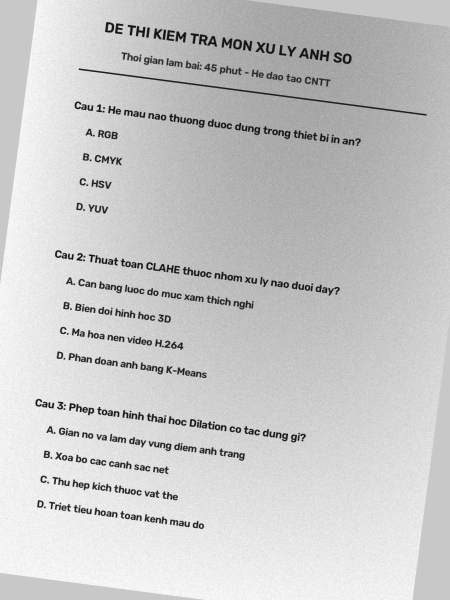
#> input picture test_images/sample_exam_tilted.jpg, 900 x 1200 px (shown at 1/2 size)
$ python test_dip_step1.py --image ../test_images/sample_exam_tilted.jpg
#> lines starting #> are read from the running program, lines starting #| are printed output that depends on the picture; after the words box and inside, x2 and y2 are one past the last pixel; in counts of white or black regions, pixels touching at a corner belong together
### src/dip_processor.py
"""Module Xử lý ảnh số (Digital Image Processing - DIP) cho Hệ thống SINE.

Cung cấp đầy đủ các thuật toán xử lý tài liệu chuẩn mực:
1. Tự động phát hiện góc nghiêng dòng chữ bằng Black Hat Transform & Biến đổi Hough.
2. Xoay nắn thẳng toàn bộ dòng chữ về góc ngang tuyệt đối 0.0°.
3. Tự động cắt gọn (Auto-Crop) trang giấy, loại bỏ 100% bàn tay, áo đen và viền mép xéo bên ngoài.
4. Cân bằng sáng thích nghi (CLAHE) & Khử nhiễu bảo toàn cạnh (Bilateral Filter).
5. Phân đoạn từng dòng văn bản / khối câu hỏi sắc nét, song song 100% với dòng chữ.
"""

import cv2
import numpy as np
from pathlib import Path
from typing import Tuple, List, Dict, Any, Optional


class ImageDIPProcessor:
    """Bộ xử lý ảnh tài liệu số theo tiêu chuẩn môn Xử lý ảnh (DIP)."""

    def __init__(self, clahe_clip_limit: float = 2.0, clahe_grid_size: Tuple[int, int] = (8, 8)):
        self.clahe_clip_limit = clahe_clip_limit
        self.clahe_grid_size = clahe_grid_size
        self.clahe = cv2.createCLAHE(clipLimit=self.clahe_clip_limit, tileGridSize=self.clahe_grid_size)

    def load_image(self, image_path: str) -> np.ndarray:
        """Đọc ảnh từ đường dẫn hỗ trợ cả tiếng Việt có dấu trên Windows."""
        path = Path(image_path)
        if not path.exists():
            raise FileNotFoundError(f"Không tìm thấy file ảnh: {image_path}")
        img_array = np.fromfile(str(path), dtype=np.uint8)
        img = cv2.imdecode(img_array, cv2.IMREAD_COLOR)
        if img is None:
            raise ValueError(f"Không thể giải mã file ảnh: {image_path}")
        return img

    # [17 lines left out: function save_image, not called in this run]

    def convert_to_grayscale(self, image: np.ndarray) -> np.ndarray:
        """Chuyển đổi sang mức xám (Grayscale)."""
        if len(image.shape) == 2:
            return image
        return cv2.cvtColor(image, cv2.COLOR_BGR2GRAY)

    def detect_text_skew_angle(self, gray: np.ndarray) -> float:
        """Phát hiện chính xác góc nghiêng của các dòng chữ trong đề thi bằng Biến đổi Hough."""
        # Dùng phép biến đổi Black Hat để chỉ lấy nét mực in, loại bỏ mọi bóng mờ mặt bàn/áo đen
        bh = cv2.morphologyEx(gray, cv2.MORPH_BLACKHAT, cv2.getStructuringElement(cv2.MORPH_RECT, (15, 15)))
        _, thresh = cv2.threshold(bh, 24, 255, cv2.THRESH_BINARY)

        # Tìm các đoạn thẳng dòng chữ
        lines = cv2.HoughLinesP(thresh, 1, np.pi / 180, 80, minLineLength=140, maxLineGap=20)
        if lines is None or len(lines) == 0:
            return 0.0

        angles = []
        for line in lines:
            l = line.reshape(-1)
            dx = l[2] - l[0]
            dy = l[3] - l[1]
            if dx != 0:
                deg = np.degrees(np.arctan2(dy, dx))
                if -25 < deg < 25:
                    angles.append(deg)

        if len(angles) > 0:
            median_angle = float(np.median(angles))
            return median_angle
        return 0.0

    def deskew_and_crop_document(self, image: np.ndarray, angle: float) -> Tuple[np.ndarray, np.ndarray]:
        """Nắn thẳng tuyệt đối góc chữ về 0.0° và tự động cắt bỏ bàn tay, áo đen bên ngoài.

        Returns:
            Tuple[clean_color, clean_gray]: Ảnh màu và ảnh xám đã nắn phẳng và cắt gọn.
        """
        h, w = image.shape[:2]
        center = (w // 2, h // 2)

        # 1. Xoay toàn bộ bức ảnh để dòng chữ nằm ngang 0.0°
        M = cv2.getRotationMatrix2D(center, angle, 1.0)
        rotated_color = cv2.warpAffine(image, M, (w, h), flags=cv2.INTER_CUBIC, borderMode=cv2.BORDER_CONSTANT, borderValue=(255, 255, 255))
        rotated_gray = self.convert_to_grayscale(rotated_color)

        # 2. Tìm vùng trang giấy tài liệu sáng màu (loại bỏ bàn tay, áo đen, mặt bàn)
        blur = cv2.GaussianBlur(rotated_gray, (9, 9), 0)
        _, thresh = cv2.threshold(blur, 115, 255, cv2.THRESH_BINARY)

        cnts, _ = cv2.findContours(thresh, cv2.RETR_EXTERNAL, cv2.CHAIN_APPROX_SIMPLE)
        if not cnts:
            return rotated_color, rotated_gray

        # Đường bao lớn nhất chính là trang giấy
        paper_cnt = max(cnts, key=cv2.contourArea)
        area = cv2.contourArea(paper_cnt)
        if area < (h * w * 0.25):
            return rotated_color, rotated_gray

        x, y, pw, ph = cv2.boundingRect(paper_cnt)

        # Cắt lùi vào trong một khoảng lề an toàn (margin = 15px) để loại bỏ hoàn toàn viền xơ mép giấy
        margin = 15
        x1 = max(0, x + margin)
        y1 = max(0, y + margin)
        x2 = min(w, x + pw - margin)
        y2 = min(h, y + ph - margin)

        if (x2 - x1) > 200 and (y2 - y1) > 200:
            cropped_color = rotated_color[y1:y2, x1:x2]
            cropped_gray = rotated_gray[y1:y2, x1:x2]
            return cropped_color, cropped_gray

        return rotated_color, rotated_gray

    def enhance_contrast(self, gray: np.ndarray) -> np.ndarray:
        """Cân bằng sáng thích nghi (CLAHE) và lọc khử nhiễu song phương."""
        enhanced = self.clahe.apply(gray)
        denoised = cv2.bilateralFilter(enhanced, d=7, sigmaColor=50, sigmaSpace=50)
        return denoised

    def process_stage1(self, image_path: str) -> Dict[str, Any]:
        """Quy trình Giai đoạn 1 chuẩn chỉnh: Đo góc -> Xoay thẳng 0.0° -> Cắt sạch viền đen -> CLAHE."""
        original = self.load_image(image_path)
        gray_orig = self.convert_to_grayscale(original)

        # 1. Phát hiện góc nghiêng thực tế của dòng chữ
        skew_angle = self.detect_text_skew_angle(gray_orig)

        # 2. Xoay nắn thẳng 0.0° và tự động cắt bỏ hậu cảnh bàn tay/áo đen
        deskewed_color, deskewed_gray = self.deskew_and_crop_document(original, skew_angle)

        # 3. Nâng cao chất lượng & Cân bằng sáng
        enhanced = self.enhance_contrast(deskewed_gray)

        return {
            "original": original,
            "skew_angle": skew_angle,
            "deskewed_color": deskewed_color,
            "deskewed_gray": deskewed_gray,
            "enhanced": enhanced
        }

    # [120 lines left out: functions segment_document_questions, draw_bounding_boxes, process_stage2, not called in this run]

### tools/test_dip_step1.py
"""Script kiểm thử Giai đoạn 1 của Module Xử lý ảnh (DIP).

Chức năng:
1. Nạp ảnh đề thi (hoặc tự động tạo ảnh mẫu mô phỏng đề thi chụp nghiêng + thiếu sáng nếu chưa có ảnh).
2. Chạy thuật toán lọc nhiễu, cân bằng sáng CLAHE, nắn thẳng góc nghiêng.
3. Xuất ảnh đối sánh trực quan 4 bước để kiểm tra kết quả.
"""

import sys
import os
import argparse
import time
from pathlib import Path
import cv2
import numpy as np

# Thiết lập đường dẫn import
PROJECT_ROOT = Path(__file__).resolve().parent.parent
sys.path.append(str(PROJECT_ROOT / "src"))

from dip_processor import ImageDIPProcessor


# [55 lines left out: function generate_mock_tilted_exam, not called in this run]


def main():
    parser = argparse.ArgumentParser(description="Chạy thử nghiệm Giai đoạn 1 Module DIP")
    parser.add_argument("--image", default="", help="Đường dẫn file ảnh đề thi cần test")
    args = parser.parse_args()

    input_img_path = args.image
    if not input_img_path or not os.path.exists(input_img_path):
        print("💡 Chưa cung cấp ảnh đề thi thực tế, tự động sinh ảnh mẫu mô phỏng đề thi chụp nghiêng...")
        test_dir = PROJECT_ROOT / "test_images"
        input_img_path = str(test_dir / "sample_exam_tilted.jpg")
        generate_mock_tilted_exam(input_img_path, tilt_angle=-7.5)
        print(f" Đã tạo ảnh mẫu tại: {input_img_path}")

    print(f"\n BẮT ĐẦU CHẠY THỬ NGHIỆM GIAI ĐOẠN 1 (DIP PIPELINE)")
    print(f" File ảnh kiểm thử: {input_img_path}")

    dip = ImageDIPProcessor()
    t0 = time.time()
    res = dip.process_stage1(input_img_path)
#> in load_image, img is the input picture: shape (1200, 900, 3); min 12, max 255, mean 200.6
#> in detect_text_skew_angle, `bh = cv2.morphologyEx(gray, cv2.MORPH_BLACKHAT, cv2.getStructuringElem..`:
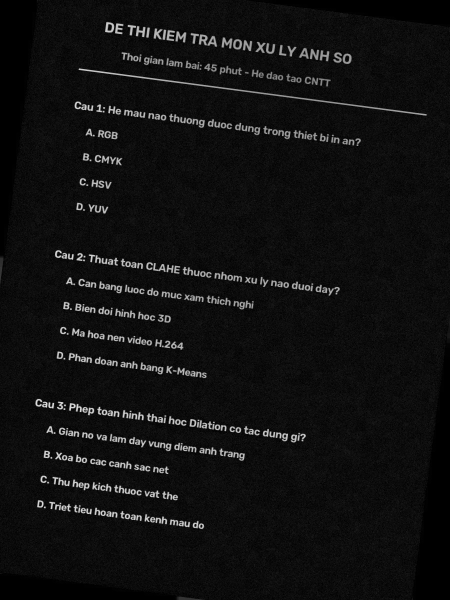
#> bh: shape (1200, 900) (shown at 1/2 size); min 0, max 227, mean 16.9
#> in detect_text_skew_angle, `_, thresh = cv2.threshold(bh, 24, 255, cv2.THRESH_BINARY)`:
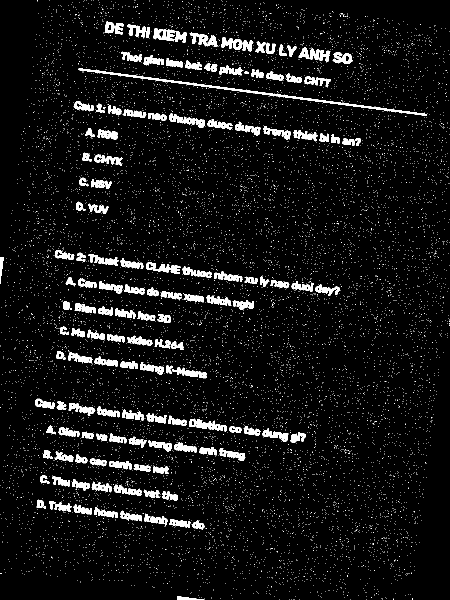
#> thresh: shape (1200, 900) (shown at 1/2 size); 6.1% white; 10910 white regions (10749 under 20 px), largest, box (x1, y1, x2, y2) and area: (156, 136, 854, 232) 2726, (338, 226, 410, 256) 767, (381, 65, 435, 94) 753
#> in detect_text_skew_angle, `lines = cv2.HoughLinesP(thresh, 1, np.pi / 180, 80, minLineLength=140,..`: lines = 164 rows, first 6: [70, 806, 631, 874], [226, 145, 791, 224], [110, 510, 680, 580], [71, 810, 608, 876], [356, 162, 852, 231], [150, 206, 746, 290]
#> the loop in detect_text_skew_angle, `for line in lines:` made 164 passes
#> (l, dx, dy, deg) on passes 1 to 12: ([70, 806, 631, 874], 561, 68, 6.91), ([226, 145, 791, 224], 565, 79, 7.96), ([110, 510, 680, 580], 570, 70, 7), ([71, 810, 608, 876], 537, 66, 7.01), ([356, 162, 852, 231], 496, 69, 7.92), ([150, 206, 746, 290], 596, 84, 8.02), ([71, 805, 611, 871], 540, 66, 6.97), ([106, 511, 678, 581], 572, 70, 6.98), ([110, 508, 679, 578], 569, 70, 7.01), ([149, 209, 721, 290], 572, 81, 8.06), ([149, 211, 716, 290], 567, 79, 7.93), ([139, 204, 719, 285], 580, 81, 7.95)
#> (dx, dy, deg) on passes 61 to 66: (382, 47, 7.01), (379, 47, 7.07), (355, 43, 6.91), (385, 48, 7.11), (569, 70, 7.01), (281, 35, 7.1)
#> after the loop in detect_text_skew_angle, `for line in lines:`: angles = 164 values, max 9.03 at index 44, min 5.85 at index 129, mean 7.19
#> in detect_text_skew_angle, `median_angle = float(np.median(angles))`: median_angle = 7.02
#> in deskew_and_crop_document, `M = cv2.getRotationMatrix2D(center, angle, 1.0)`: M = [[0.992, 0.122, -70], [-0.122, 0.992, 59.53]]
#> in deskew_and_crop_document, `rotated_color = cv2.warpAffine(image, M, (w, h), flags=cv2.INTER_CUBIC..`:
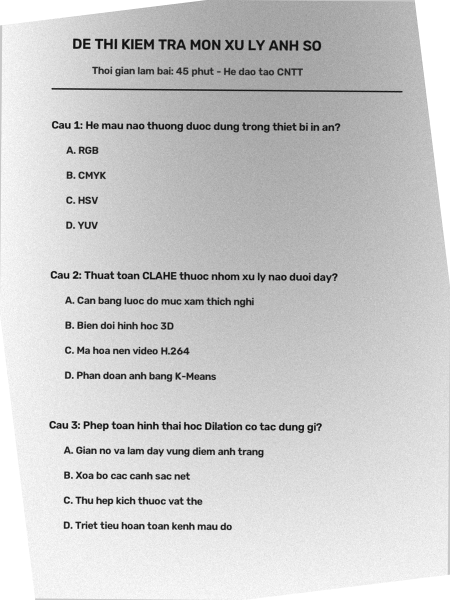
#> rotated_color: shape (1200, 900, 3) (shown at 1/2 size); min 0, max 255, mean 203.8
#> in deskew_and_crop_document, `_, thresh = cv2.threshold(blur, 115, 255, cv2.THRESH_BINARY)`:
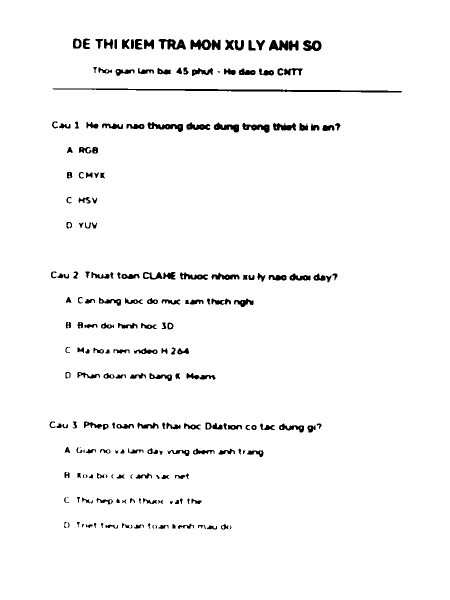
#> thresh: shape (1200, 900) (shown at 1/2 size); 96.9% white; 216 black regions (16 under 20 px), largest, box (x1, y1, x2, y2) and area: (105, 177, 804, 185) 2330, (317, 78, 372, 99) 681, (295, 244, 366, 264) 658
#> in deskew_and_crop_document, `cnts, _ = cv2.findContours(thresh, cv2.RETR_EXTERNAL, cv2.CHAIN_APPROX..`: cnts = [[[0, 0], [0, 1199], [899, 1199], [899, 0]]]
#> in deskew_and_crop_document, `paper_cnt = max(cnts, key=cv2.contourArea)`: paper_cnt = [[0, 0], [0, 1199], [899, 1199], [899, 0]]
#> in deskew_and_crop_document, `area = cv2.contourArea(paper_cnt)`: area = 1077901
#> in deskew_and_crop_document, `x, y, pw, ph = cv2.boundingRect(paper_cnt)`: x = 0; pw = 900; ph = 1200
#> in deskew_and_crop_document, `x1 = max(0, x + margin)`: x1 = 15
#> in deskew_and_crop_document, `x2 = min(w, x + pw - margin)`: x2 = 885
#> in deskew_and_crop_document, `y2 = min(h, y + ph - margin)`: y2 = 1185
#> in deskew_and_crop_document, `cropped_color = rotated_color[y1:y2, x1:x2]`:
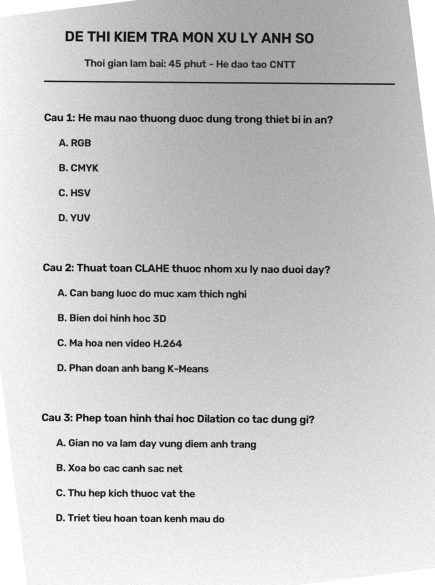
#> cropped_color: shape (1170, 870, 3) (shown at 1/2 size); min 0, max 255, mean 201.8
#> in enhance_contrast, `enhanced = self.clahe.apply(gray)`:
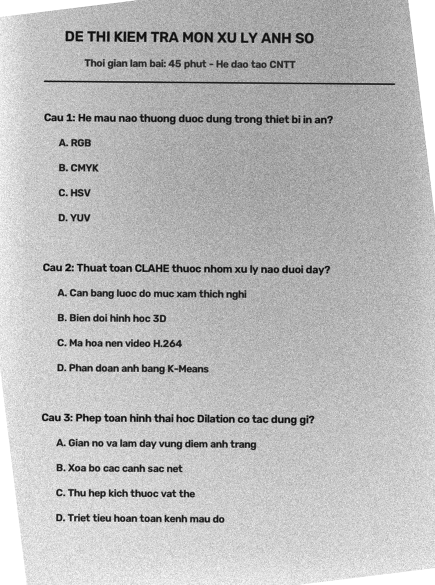
#> enhanced: shape (1170, 870) (shown at 1/2 size); min 1, max 255, mean 187.2
#> res = 5 items
    elapsed = time.time() - t0

    skew_angle = res["skew_angle"]
#> skew_angle = 7.02
    print(f"\n[KẾT QUẢ PHÂN TÍCH]")
    print(f"  • Thời gian xử lý: {elapsed * 1000:.1f} ms")
    print(f"  • Góc nghiêng phát hiện được: {skew_angle:+.2f}°")
#|   • Góc nghiêng phát hiện được: +7.02°
    print(f"  • Kích thước ảnh gốc: {res['original'].shape[1]}x{res['original'].shape[0]}")
#|   • Kích thước ảnh gốc: 900x1200
    print(f"  • Kích thước ảnh sau nắn: {res['deskewed_gray'].shape[1]}x{res['deskewed_gray'].shape[0]}")
#|   • Kích thước ảnh sau nắn: 870x1170

    # Xuất các ảnh kết quả
    out_dir = PROJECT_ROOT / "output" / "dip_test"
    out_dir.mkdir(parents=True, exist_ok=True)

    path_enhanced = out_dir / "step1_1_enhanced_clahe.png"
    path_deskewed = out_dir / "step1_2_deskewed.png"
#> (the run stopped early here; a loop or call above may not have finished)

$ run again, with test_images/lichsu3.jpg copied over test_images/sample_exam_tilted.jpg
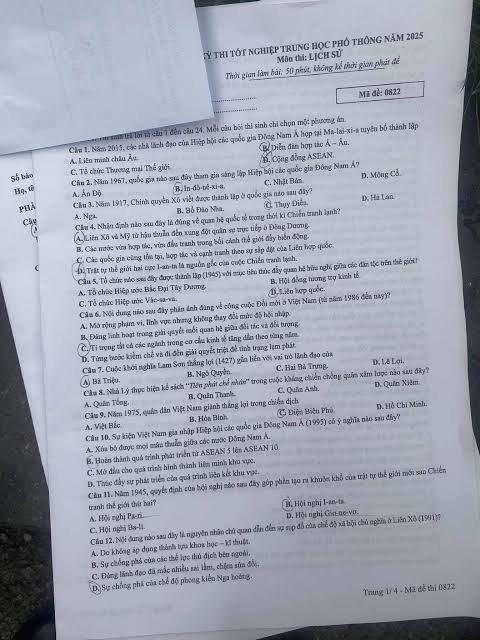
#> input picture test_images/lichsu3.jpg, 480 x 640 px
#> in load_image, img is the input picture: shape (640, 480, 3); mean B, G, R 178.9, 164.6, 159.4
#> in detect_text_skew_angle, `_, thresh = cv2.threshold(bh, 24, 255, cv2.THRESH_BINARY)`:
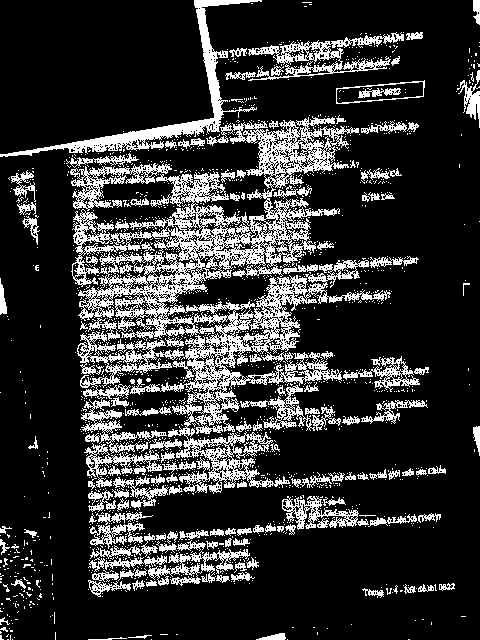
#> thresh: shape (640, 480); 19.9% white in thin lines or dots
#> lines = 277 rows, first 6: [82, 387, 342, 127], [89, 586, 313, 212], [78, 354, 398, 34], [112, 589, 238, 304], [82, 367, 417, 32], [80, 365, 412, 33]
#> the loop in detect_text_skew_angle, `for line in lines:` made 277 passes
#> (l, dx, dy, deg) on passes 1 to 8: ([82, 387, 342, 127], 260, -260, -45), ([89, 586, 313, 212], 224, -374, -59.08), ([78, 354, 398, 34], 320, -320, -45), ([112, 589, 238, 304], 126, -285, -66.15), ([82, 367, 417, 32], 335, -335, -45), ([80, 365, 412, 33], 332, -332, -45), ([82, 371, 421, 32], 339, -339, -45), ([109, 589, 224, 305], 115, -284, -67.96)
#> after the loop in detect_text_skew_angle, `for line in lines:`: angles = 76 values, max 24.87 at index 49, min -19.98 at index 75, mean -4.48
#> median_angle = -4.02
#> M = [[0.998, -0.0701, 23.03], [0.0701, 0.998, -16.04]]
#> cnts = 1 contour; box (x1, y1, x2, y2) and area: (0, 0, 480, 640) 290030
#> paper_cnt = contour of 221 points, box (x1, y1, x2, y2) (0, 0, 480, 640), area 290030
#> area = 290030
#> x = 0; pw = 480; ph = 640
#> x1 = 15
#> x2 = 465
#> y2 = 625
#> in enhance_contrast, `enhanced = self.clahe.apply(gray)`:
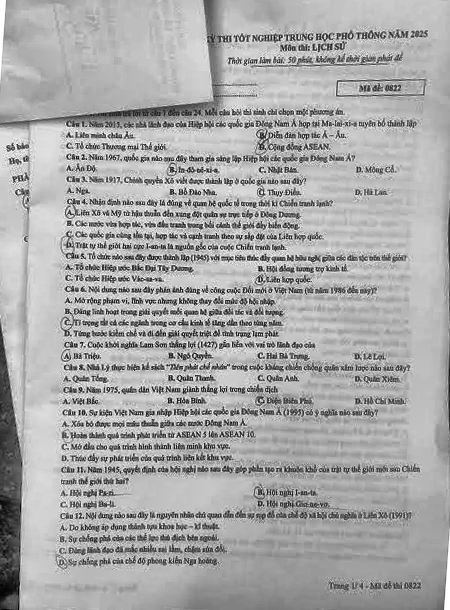
#> enhanced: shape (610, 450); min 1, max 255, mean 168.7
#> res = 5 items
#> in main, `skew_angle = res["skew_angle"]`: skew_angle = -4.02
#|   • Góc nghiêng phát hiện được: -4.02°
#|   • Kích thước ảnh gốc: 480x640
#|   • Kích thước ảnh sau nắn: 450x610

$ run again, with test_images/hoa1.png saved as test_images/sample_exam_tilted.jpg
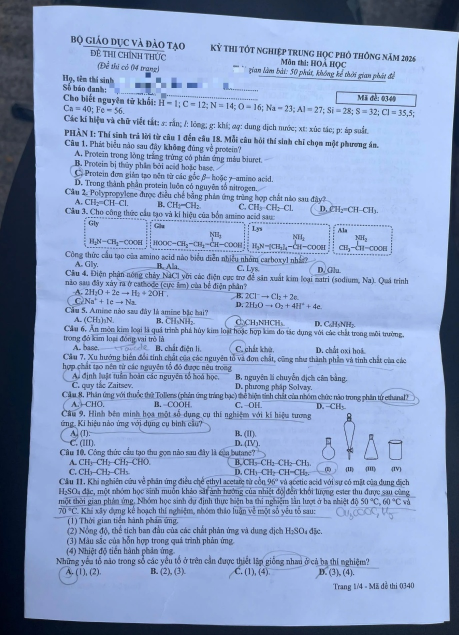
#> input picture test_images/hoa1.png, 917 x 1270 px (shown at 1/2 size)
#> in load_image, img is the input picture: shape (1270, 917, 3); mean B, G, R 200.9, 159.6, 139
#> in detect_text_skew_angle, `_, thresh = cv2.threshold(bh, 24, 255, cv2.THRESH_BINARY)`:
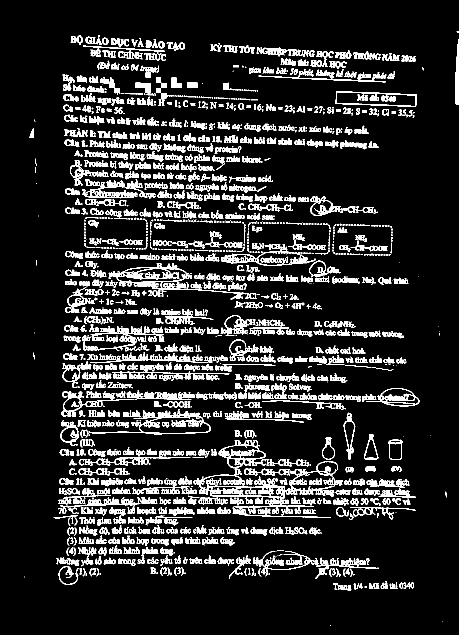
#> thresh: shape (1270, 917) (shown at 1/2 size); 13% white in thin lines or dots, all inside (x1, y1, x2, y2) = (48, 63, 917, 1252)
#> lines = 433 rows, first 6: [124, 788, 838, 801], [211, 979, 819, 990], [120, 967, 817, 967], [118, 962, 816, 962], [295, 968, 817, 968], [117, 1000, 817, 1000]
#> the loop in detect_text_skew_angle, `for line in lines:` made 433 passes
#> (l, dx, dy, deg) on passes 1 to 8: ([124, 788, 838, 801], 714, 13, 1.04), ([211, 979, 819, 990], 608, 11, 1.04), ([120, 967, 817, 967], 697, 0, 0), ([118, 962, 816, 962], 698, 0, 0), ([295, 968, 817, 968], 522, 0, 0), ([117, 1000, 817, 1000], 700, 0, 0), ([125, 785, 836, 797], 711, 12, 0.967), ([117, 1006, 819, 1006], 702, 0, 0)
#> after the loop in detect_text_skew_angle, `for line in lines:`: angles = 414 values, max 4.96 at index 331, min -2.17 at index 234, mean 1.32
#> median_angle = 1.07
#> M = [[1, 0.0186, -11.74], [-0.0186, 1, 8.63]]
#> cnts = 4 contours; box (x1, y1, x2, y2) and area: (54, 0, 917, 1250) 1012928, (0, 719, 12, 1270) 3222, (0, 0, 381, 9) 1706, (541, 1261, 917, 1270) 1656
#> paper_cnt = contour of 384 points, box (x1, y1, x2, y2) (54, 0, 917, 1250), area 1012928
#> area = 1012928
#> x = 54; y = 0; pw = 863; ph = 1250
#> x1 = 69
#> y1 = 15
#> x2 = 902
#> y2 = 1235
#> in deskew_and_crop_document, `cropped_gray = rotated_gray[y1:y2, x1:x2]`:
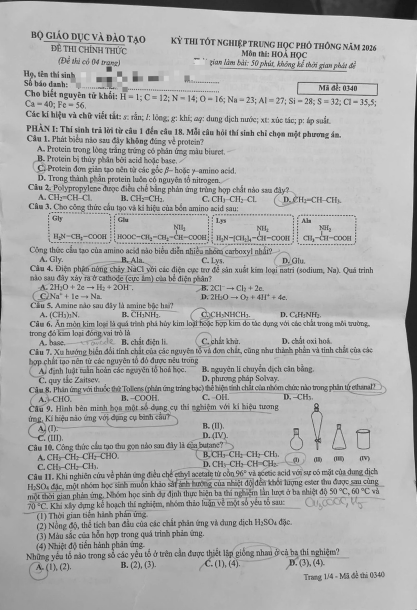
#> cropped_gray: shape (1220, 833) (shown at 1/2 size); min 13, max 245, mean 173.8
#> res = 5 items
#> in main, `skew_angle = res["skew_angle"]`: skew_angle = 1.07
#|   • Góc nghiêng phát hiện được: +1.07°
#|   • Kích thước ảnh gốc: 917x1270
#|   • Kích thước ảnh sau nắn: 833x1220
